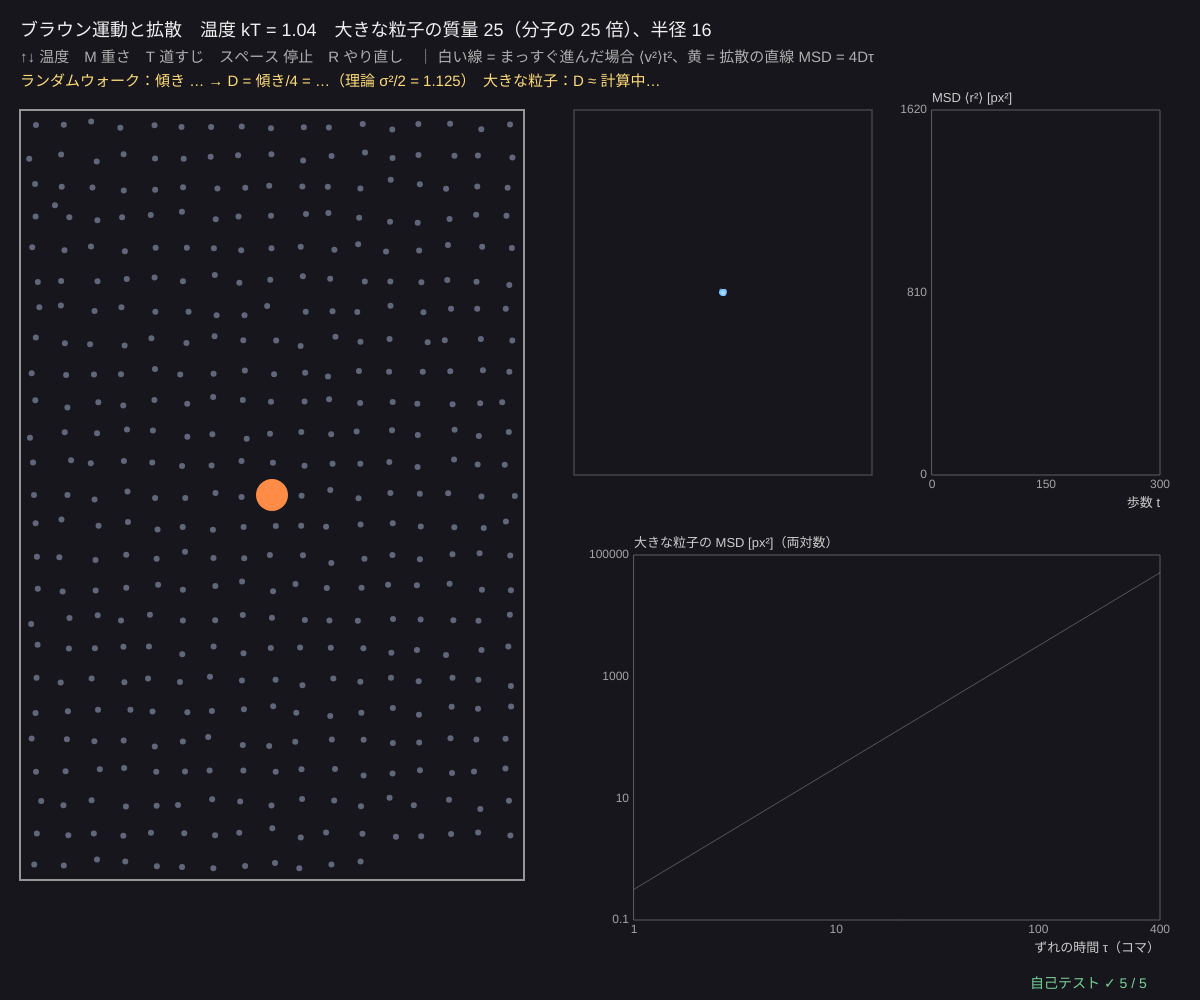
Frame 1 (no input)
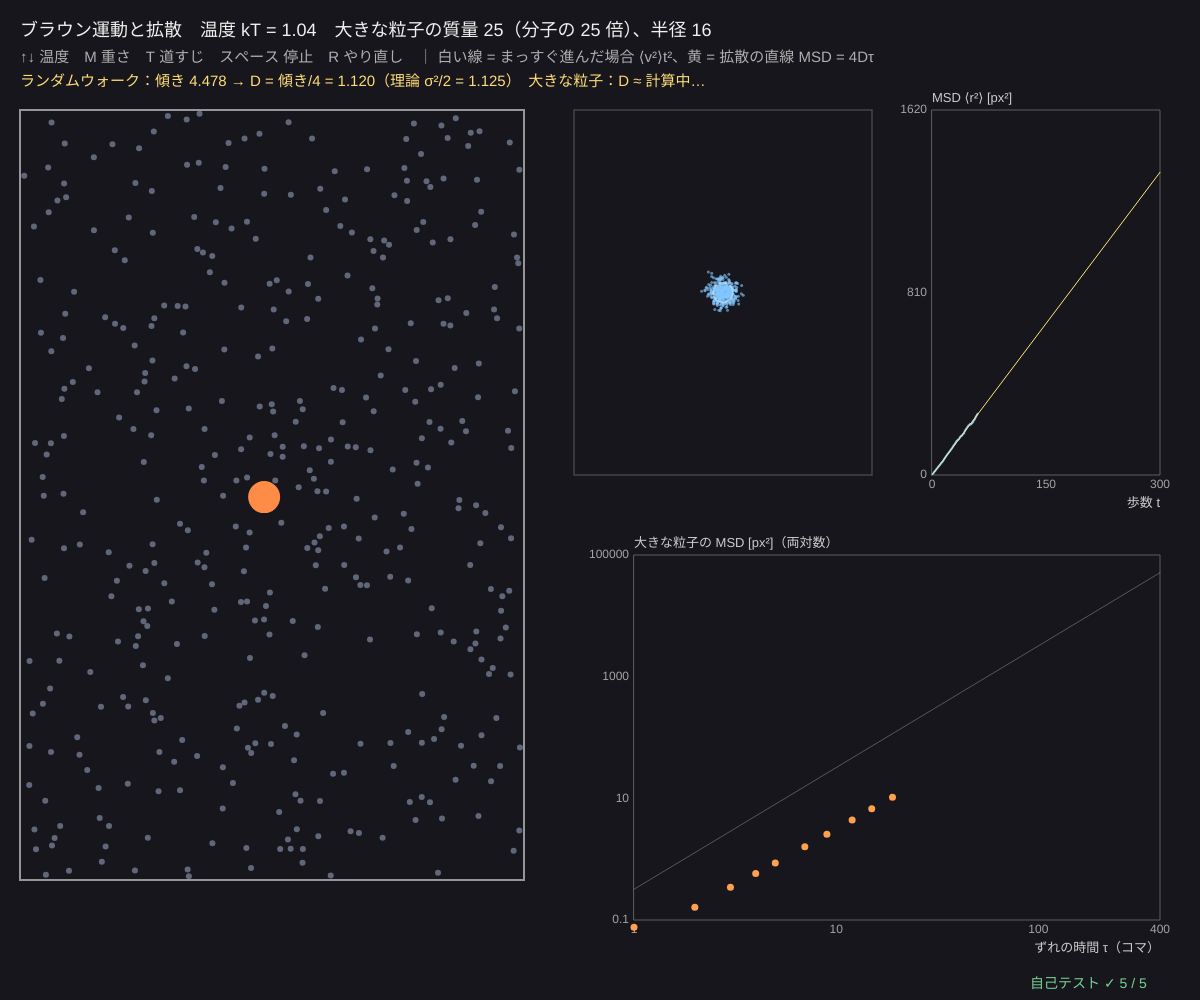
Frame 60 (no input)
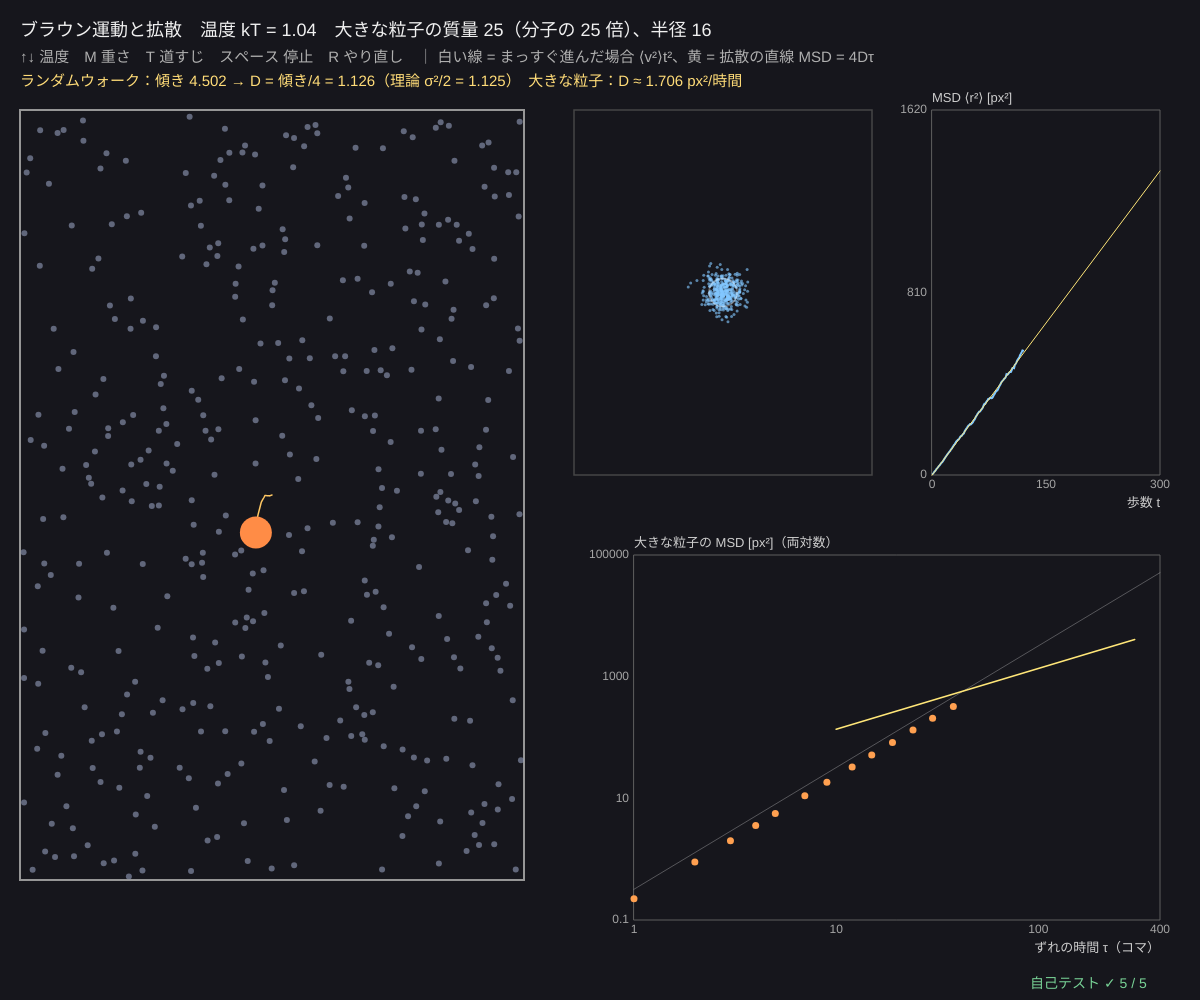
Frame 120 (the mouse pressed at the canvas centre since frame 60)

The p5.js sketch that drew these frames (run headless with seeded random() and noise() and a simulated clock; from frame 60 on, the mouse is pressed at the canvas centre):

// p5.js sketch
// ── sketch.js
// ============================================
// 13 ブラウン運動と拡散 ─ 大きな粒子が、見えない小さな分子に押されてふらつく
// 左：大きな円板（花粉の粒のつもり）と、たくさんの小さな分子の剛体円板シミュレーション。大きな粒子の道すじを記録
// 右：ランダムウォーク（毎回ランダムな向きに 1 歩）400 人。平均二乗変位 MSD = ⟨r²⟩ は時間に比例：MSD = 2dDt（d = 2 次元）
// 直線を当てはめて拡散係数 D を求める。大きな粒子の MSD も、短い時間は t²（まっすぐ進む）、長い時間は t（拡散）
// ↑↓ 温度 / M 大きな粒子の重さ / T 道すじ表示 / スペース 一時停止 / R やり直し
// ============================================

const N_SMALL = 420;                   // ★ 小さな分子の数
const R_SMALL = 3, R_BIG = 16;         // ★ 半径
const MASSES = [5, 25, 100];           // ★ 大きな粒子の質量（小さな分子 = 1）
const WALK_SIGMA = 1.5;                // ★ ランダムウォークの 1 歩の大きさ（各方向の標準偏差 px）
const N_WALK = 400;
let gas, big, massIdx = 1, paused = false, trail = true, path = [], walkers, walkT = 0, wmsd = [], kT = 1;

function setup() { createCanvas(windowWidth, windowHeight); selfTest(); resetAll(); }
function resetAll() {
  seedRng(13);
  gas = makeBrown(N_SMALL, Math.floor(width * 0.42), height - 230, MASSES[massIdx], kT);
  big = gas.n - 1; path = [];
  walkers = new Float64Array(2 * N_WALK); walkT = 0; wmsd = [];
}
function makeBrown(n, W, H, M, t) {
  let g = makeGas(n + 1, W, H, R_SMALL, t, 1);
  let b = n; g.r[b] = R_BIG; g.m[b] = M; g.x[b] = W / 2; g.y[b] = H / 2; g.vx[b] = 0; g.vy[b] = 0;
  for (let i = 0; i < n; i++) if (Math.hypot(g.x[i] - W / 2, g.y[i] - H / 2) < R_BIG + R_SMALL + 1) { g.x[i] = 10 + rnd() * 30; g.y[i] = 10 + rnd() * (H - 20); }   // 重なった分子はどける
  gasCells(g); return g;
}
// 平均二乗変位：道すじ pts（一定時間ごと）から、ずれ lag ごとの ⟨|r(t + lag) − r(t)|²⟩
function msdOfPath(pts, lag) { let s = 0, c = 0; for (let k = 0; k + lag < pts.length; k++) { s += (pts[k + lag][0] - pts[k][0]) ** 2 + (pts[k + lag][1] - pts[k][1]) ** 2; c++; } return c ? s / c : 0; }
function fitLine(xs, ys) { let n = xs.length, sx = 0, sy = 0, sxx = 0, sxy = 0; for (let k = 0; k < n; k++) { sx += xs[k]; sy += ys[k]; sxx += xs[k] ** 2; sxy += xs[k] * ys[k]; } let d = n * sxx - sx * sx; if (n < 2 || d === 0) return null; let b = (n * sxy - sx * sy) / d; return { a: (sy - b * sx) / n, b }; }
function walkStep(w, sg) { for (let k = 0; k < w.length; k++) w[k] += sg * rndNormal(); }
function walkMSD(w) { let s = 0; for (let k = 0; k < w.length; k += 2) s += w[k] ** 2 + w[k + 1] ** 2; return s / (w.length / 2); }

function draw() {
  background(22, 22, 28);
  if (!paused) {
    gasAdvance(gas, 2);
    path.push([gas.x[big], gas.y[big]]); if (path.length > 1500) path.shift();
    walkStep(walkers, WALK_SIGMA); walkT++; wmsd.push(walkMSD(walkers));
    if (walkT >= 300) { walkers.fill(0); walkT = 0; wmsd = []; }
  }
  // ---- 分子の箱
  let bx = 20, by = 110;
  noFill(); stroke(150); strokeWeight(2); rect(bx, by, gas.W, gas.H);
  noStroke(); fill(150, 160, 190, 150);
  for (let i = 0; i < big; i++) circle(bx + gas.x[i], by + gas.y[i], 2 * R_SMALL);
  if (trail) { stroke(255, 200, 100); strokeWeight(1.5); polyline(path.map((p) => [bx + p[0], by + p[1]])); }
  noStroke(); fill(255, 140, 70); circle(bx + gas.x[big], by + gas.y[big], 2 * R_BIG);

  // ---- ランダムウォーク
  let wx = bx + gas.W + 50, ww = width - wx - 30, wh = (height - 270) / 2, cx = wx + ww * 0.25, cy = by + wh / 2;
  noFill(); stroke(70); rect(wx, by, ww * 0.5, wh);
  noStroke(); fill(130, 200, 255, 160);
  for (let k = 0; k < walkers.length; k += 2) { let x = cx + walkers[k] * 0.6, y = cy + walkers[k + 1] * 0.6; if (Math.abs(x - cx) < ww * 0.25 && Math.abs(y - cy) < wh / 2) circle(x, y, 3); }
  noFill(); stroke(255, 255, 255, 90); circle(cx, cy, 2 * Math.sqrt(walkMSD(walkers)) * 0.6);
  // MSD のグラフ（ランダムウォーク）
  let gw = { x: wx + ww * 0.5 + 60, y: by, w: ww * 0.5 - 70, h: wh, x0: 0, x1: 300, y0: 0, y1: 4 * 0.5 * WALK_SIGMA ** 2 * 300 * 1.2 };
  plotAxes(gw, '歩数 t', 'MSD ⟨r²⟩ [px²]', [0, 150, 300], [0, Math.round(gw.y1 / 2), Math.round(gw.y1)]);
  stroke(130, 200, 255); strokeWeight(2); polyline(wmsd.map((v, k) => [gX(gw, k + 1), gY(gw, v)]));
  let fw = wmsd.length > 10 ? fitLine(wmsd.map((_, k) => k + 1), wmsd) : null;
  if (fw) { stroke(255, 230, 120); strokeWeight(1); line(gX(gw, 0), gY(gw, fw.a), gX(gw, 300), gY(gw, fw.a + fw.b * 300)); }
  // MSD のグラフ（大きな粒子、両対数）
  let lags = [], ms = [];
  for (let lag = 1; lag < Math.min(400, path.length / 3); lag = Math.ceil(lag * 1.25)) { lags.push(lag); ms.push(msdOfPath(path, lag)); }
  let gb = { x: wx + 60, y: by + wh + 80, w: ww - 70, h: wh, x0: 1, x1: 400, y0: 0.1, y1: 1e5, logx: true, logy: true };
  plotAxes(gb, 'ずれの時間 τ（コマ）', '大きな粒子の MSD [px²]（両対数）', [1, 10, 100, 400], [0.1, 10, 1000, 1e5]);
  let v2 = (2 * kT) / MASSES[massIdx];   // 2 次元：⟨v²⟩ = 2kT/M、1 コマ = 時間 2
  stroke(255, 255, 255, 70); strokeWeight(1); polyline([1, 400].map((t) => [gX(gb, t), gY(gb, v2 * (2 * t) ** 2)]));
  noStroke(); fill(255, 160, 80); for (let k = 0; k < lags.length; k++) if (ms[k] > 0) circle(gX(gb, lags[k]), gY(gb, ms[k]), 7);
  let mid = lags.map((l, k) => [l, ms[k]]).filter((q) => q[0] >= 20 && q[0] <= 120 && q[1] > 0), fb = mid.length >= 3 ? fitLine(mid.map((q) => q[0]), mid.map((q) => q[1])) : null;
  if (fb && fb.b > 0) { stroke(255, 230, 120); strokeWeight(1.5); polyline([10, 300].map((t) => [gX(gb, t), gY(gb, Math.max(0.1, fb.b * t))])); }

  // ---- 文字
  noStroke(); fill(240); textSize(18); textAlign(LEFT, BASELINE);
  text('ブラウン運動と拡散　温度 kT = ' + gasTemp(gas).toFixed(2) + '　大きな粒子の質量 ' + MASSES[massIdx] + '（分子の ' + MASSES[massIdx] + ' 倍）、半径 ' + R_BIG, 20, 36);
  fill(175); textSize(15);
  text('↑↓ 温度　M 重さ　T 道すじ　スペース 停止　R やり直し　｜ 白い線 = まっすぐ進んだ場合 ⟨v²⟩t²、黄 = 拡散の直線 MSD = 4Dτ', 20, 62);
  fill(255, 220, 120);
  text('ランダムウォーク：傾き ' + (fw ? fw.b.toFixed(3) : '…') + ' → D = 傾き/4 = ' + (fw ? (fw.b / 4).toFixed(3) : '…') + '（理論 σ²/2 = ' + (WALK_SIGMA ** 2 / 2).toFixed(3) + '）　大きな粒子：D ≈ ' + (fb && fb.b > 0 ? (fb.b / 4 / 2).toFixed(3) + ' px²/時間' : '計算中…'), 20, 86);
  drawSelfTest(width - 170, height - 12);
}

function keyPressed() {
  if (key === UP_ARROW) { kT = Math.min(4, kT * 1.4); gasSetTemp(gas, kT); }
  if (key === DOWN_ARROW) { kT = Math.max(0.1, kT / 1.4); gasSetTemp(gas, kT); }
  if (key === 'm' || key === 'M') { massIdx = (massIdx + 1) % MASSES.length; resetAll(); }
  if (key === 't' || key === 'T') trail = !trail;
  if (key === ' ') paused = !paused;
  if (key === 'r' || key === 'R') resetAll();
  return false;
}

// ---- 自己テスト
function selfTest() {
  selfTestResults = [];
  seedRng(130);
  let g = makeGas(2, 100, 100, 3, 1, 1); g.r[1] = 16; g.m[1] = 25; gasCells(g);
  g.x[0] = 30; g.y[0] = 50; g.vx[0] = 2; g.vy[0] = 0.5; g.x[1] = 48; g.y[1] = 53; g.vx[1] = 0; g.vy[1] = 0;
  let e0 = gasKE(g), p0 = gasMomentum(g); gasCollide(g); let p1 = gasMomentum(g);
  check('分子（質量 1）が大きな粒子（25）にぶつかる：エネルギーと運動量が保存、大きな粒子が動き出す', near(gasKE(g), e0, 1e-12) && near(p1[0], p0[0], 1e-12) && near(p1[1], p0[1], 1e-12) && g.vx[1] > 0);
  let w = new Float64Array(2 * 2000), ts = [], ys = [];
  for (let t = 1; t <= 200; t++) { walkStep(w, 1); ts.push(t); ys.push(walkMSD(w)); }
  let f = fitLine(ts, ys);
  check('ランダムウォーク 2000 人 × 200 歩（σ = 1）：MSD = 2dDt、D = σ²/2 = 0.5（当てはめ D = ' + (f.b / 4).toFixed(3) + '、5%）', Math.abs(f.b / 4 / 0.5 - 1) < 0.05);
  let L = fitLine([1, 2, 3, 4], [3, 5, 7, 9]);
  check('最小二乗：y = 1 + 2x', near(L.a, 1, 1e-12) && near(L.b, 2, 1e-12));
  let q = makeGas(300, 240, 240, 3, 1, 1), n = q.n;
  for (let k = 0; k < 200; k++) gasStep(q, 0.5);
  let x0 = Float64Array.from(q.x), y0 = Float64Array.from(q.y), m = () => { let s = 0; for (let i = 0; i < n; i++) s += (q.x[i] - x0[i]) ** 2 + (q.y[i] - y0[i]) ** 2; return s / n; };
  let ms = {}, v2 = (2 * gasKE(q)) / n; for (let k = 1; k <= 200; k++) { gasStep(q, 0.5); if ([1, 2, 100, 200].includes(k)) ms[k] = m(); }
  check('分子の MSD：短い時間は t² で増え（比 ' + (ms[2] / ms[1]).toFixed(2) + ' ≈ 4）、長い時間は t（比 ' + (ms[200] / ms[100]).toFixed(2) + ' ≈ 2）', Math.abs(ms[2] / ms[1] - 4) < 0.3 && Math.abs(ms[200] / ms[100] - 2) < 0.35);
  check('衝突があるので、長い時間の MSD = ' + ms[200].toFixed(0) + ' は、まっすぐ進んだ場合 ⟨v²⟩t² = ' + (v2 * 100 * 100).toFixed(0) + ' よりずっと小さい', ms[200] < 0.3 * v2 * 100 * 100);
  reportSelfTest();
}

// ---------- やってみよう ----------
// 1. 大きな粒子の道すじを見よう。分子は小さくて速いのに、大きな粒子はゆっくりふらつく
// 2. 右下の両対数グラフ：短い τ では傾き 2（白い線に沿う）、長い τ では傾き 1 になる？
// 3. M で重くすると D はどう変わる？ ↑ で温度を上げると？（アインシュタインの関係 D = kT/γ）
// 4. ランダムウォークの WALK_SIGMA を 2 倍にすると D は何倍？
// 5. インクが水にじわじわ広がるのも同じ。広がりの半径は √t に比例する


// ==================================================
// ここから下は「熱力学の道具」（中身は読まなくても OK。消さないでね）
// ==================================================
// ---- 種つきの乱数（同じ種なら毎回同じ列）。シミュレーションと自己テストで使う
let rngState = 1;
function seedRng(s) { rngState = (s >>> 0) || 1; }
function rnd() {                       // 0〜1 の一様乱数（mulberry32）
  rngState = (rngState + 0x6d2b79f5) >>> 0;
  let t = rngState;
  t = Math.imul(t ^ (t >>> 15), t | 1);
  t ^= t + Math.imul(t ^ (t >>> 7), t | 61);
  return ((t ^ (t >>> 14)) >>> 0) / 4294967296;
}
function rndNormal() { let u = 1 - rnd(), v = rnd(); return Math.sqrt(-2 * Math.log(u)) * Math.cos(2 * Math.PI * v); }   // 標準正規分布
function clampv(v, a, b) { return v < a ? a : v > b ? b : v; }
// ---- 剛体円板の気体（2 次元、換算単位 k = 1）。粒子どうしは弾性衝突、壁ではね返る
// 近くのペアだけ調べる「セルリスト」：箱をマス目に分け、同じマスととなりのマスの粒子とだけ比べる
function makeGas(n, W, H, r, kT, m) {
  let g = { n, W, H, wallX: W, wallU: 0, wallMin: 4 * r, x: new Float64Array(n), y: new Float64Array(n), vx: new Float64Array(n), vy: new Float64Array(n),
    r: new Float64Array(n).fill(r), m: new Float64Array(n).fill(m || 1), imp: 0, impX: 0, meterT: 0, time: 0, onHit: null, barrier: null, big: [] };
  let cols = Math.max(1, Math.ceil(Math.sqrt((n * W) / H))), rows = Math.ceil(n / cols);
  for (let i = 0; i < n; i++) {        // 格子に少しずらして並べる（重ならない）
    g.x[i] = ((i % cols) + 0.5 + 0.2 * (rnd() - 0.5)) * (W / cols); g.y[i] = (Math.floor(i / cols) + 0.5 + 0.2 * (rnd() - 0.5)) * (H / rows);
    let s = Math.sqrt(kT / g.m[i]); g.vx[i] = s * rndNormal(); g.vy[i] = s * rndNormal();
  }
  gasCells(g); return g;
}
function gasCells(g) {                 // マス目の大きさ = ふつうの粒子の直径の最大（大きな粒子は別あつかい）
  let rs = 0; g.big = [];
  for (let i = 0; i < g.n; i++) { if (g.r[i] > 2 * g.r[0]) g.big.push(i); else rs = Math.max(rs, g.r[i]); }
  g.cs = 2 * rs + 1e-9; g.nx = Math.max(1, Math.floor(g.W / g.cs)); g.ny = Math.max(1, Math.floor(g.H / g.cs));
  g.head = new Int32Array(g.nx * g.ny); g.next = new Int32Array(g.n); g.isBig = new Uint8Array(g.n); for (let b of g.big) g.isBig[b] = 1;
}
function gasPair(g, i, j) {            // 重なっていて近づいている 2 粒子を弾性衝突させる（運動量とエネルギーを保存）
  let dx = g.x[j] - g.x[i], dy = g.y[j] - g.y[i], R = g.r[i] + g.r[j], d2 = dx * dx + dy * dy;
  if (d2 >= R * R || d2 === 0) return;
  let d = Math.sqrt(d2), nx = dx / d, ny = dy / d, mi = g.m[i], mj = g.m[j];
  let vn = (g.vx[i] - g.vx[j]) * nx + (g.vy[i] - g.vy[j]) * ny;
  if (vn > 0) { let J = ((2 * mi * mj) / (mi + mj)) * vn; g.vx[i] -= (J / mi) * nx; g.vy[i] -= (J / mi) * ny; g.vx[j] += (J / mj) * nx; g.vy[j] += (J / mj) * ny; }
  let ov = R - d, wi = mj / (mi + mj), wj = mi / (mi + mj);   // 重なりを押しもどす（速度は変えない）
  g.x[i] -= nx * ov * wi; g.y[i] -= ny * ov * wi; g.x[j] += nx * ov * wj; g.y[j] += ny * ov * wj;
}
function gasCollide(g) {
  let { nx, ny, cs, head, next } = g; head.fill(-1);
  for (let i = 0; i < g.n; i++) {
    if (g.isBig[i]) continue;
    let c = clampv(Math.floor(g.x[i] / cs), 0, nx - 1) + nx * clampv(Math.floor(g.y[i] / cs), 0, ny - 1);
    next[i] = head[c]; head[c] = i;
  }
  for (let cy = 0; cy < ny; cy++) for (let cx = 0; cx < nx; cx++) {
    for (let i = head[cx + nx * cy]; i >= 0; i = next[i]) {
      for (let j = next[i]; j >= 0; j = next[j]) gasPair(g, i, j);          // 同じマス
      for (let [ox, oy] of NEIGH) {                                         // となりのマス（半分だけ = 二重に数えない）
        let ax = cx + ox, ay = cy + oy; if (ax < 0 || ax >= nx || ay >= ny) continue;
        for (let j = head[ax + nx * ay]; j >= 0; j = next[j]) gasPair(g, i, j);
      }
    }
  }
  for (let b of g.big) for (let j = 0; j < g.n; j++) if (j !== b) gasPair(g, b, j);
}
const NEIGH = [[1, 0], [-1, 1], [0, 1], [1, 1]];
function gasWalls(g, i, xOld) {        // 壁ではね返る。壁が受けた力積（運動量の変化）を数えて圧力にする
  let ri = g.r[i], mi = g.m[i], xr = g.wallX - ri, hit = 0;
  if (g.x[i] < ri) { g.x[i] = Math.min(2 * ri - g.x[i], xr); if (g.vx[i] < 0) { hit = -2 * g.vx[i]; g.vx[i] = -g.vx[i]; } }
  if (g.x[i] > xr) {                   // 右の壁はピストン（速さ wallU で動く。動く壁ではね返ると気体は仕事をする / される）
    g.x[i] = Math.max(2 * xr - g.x[i], ri);
    if (g.vx[i] > g.wallU) { let nv = 2 * g.wallU - g.vx[i]; hit = g.vx[i] - nv; g.impX += mi * hit; g.vx[i] = nv; }
  }
  if (g.y[i] < ri) { g.y[i] = Math.min(2 * ri - g.y[i], g.H - ri); if (g.vy[i] < 0) { hit = -2 * g.vy[i]; g.vy[i] = -g.vy[i]; } }
  if (g.y[i] > g.H - ri) { g.y[i] = Math.max(2 * (g.H - ri) - g.y[i], ri); if (g.vy[i] > 0) { hit = 2 * g.vy[i]; g.vy[i] = -g.vy[i]; } }
  if (hit > 0) { g.imp += mi * hit; if (g.onHit) g.onHit(i, hit / 2); }
  if (g.barrier) g.barrier(g, i, xOld);
}
function gasStep(g, dt) {
  g.wallX = clampv(g.wallX + g.wallU * dt, g.wallMin, g.W);
  for (let i = 0; i < g.n; i++) { let xo = g.x[i]; g.x[i] += g.vx[i] * dt; g.y[i] += g.vy[i] * dt; gasWalls(g, i, xo); }
  gasCollide(g); if (g.after) g.after(g);
  g.time += dt; g.meterT += dt;
}
// 1 コマ分（時間 tt）を進める。いちばん速い粒子でも 1 回に半径の 1/3 しか動かないように細かく分ける
function gasAdvance(g, tt) {
  let v2 = 0, rmin = Infinity;
  for (let i = 0; i < g.n; i++) { v2 = Math.max(v2, g.vx[i] * g.vx[i] + g.vy[i] * g.vy[i]); rmin = Math.min(rmin, g.r[i]); }
  let nsub = clampv(Math.ceil(((Math.sqrt(v2) + Math.abs(g.wallU)) * tt) / (0.33 * rmin)), 1, 60);
  for (let k = 0; k < nsub; k++) gasStep(g, tt / nsub);
}
function gasKE(g) { let e = 0; for (let i = 0; i < g.n; i++) e += 0.5 * g.m[i] * (g.vx[i] * g.vx[i] + g.vy[i] * g.vy[i]); return e; }
function gasTemp(g) { return gasKE(g) / Math.max(1, g.n); }                 // 2 次元：平均運動エネルギー ⟨½mv²⟩ = kT
function gasMomentum(g) { let px = 0, py = 0; for (let i = 0; i < g.n; i++) { px += g.m[i] * g.vx[i]; py += g.m[i] * g.vy[i]; } return [px, py]; }
function gasSetTemp(g, kT) { let f = Math.sqrt(clampv(kT, 1e-6, 1e6) / Math.max(1e-12, gasTemp(g))); for (let i = 0; i < g.n; i++) { g.vx[i] *= f; g.vy[i] *= f; } }
function gasPressure(g) { return g.imp / Math.max(1e-9, 2 * (g.wallX + g.H) * g.meterT); }   // 力積 ÷（壁の長さ × 時間）
function gasResetMeter(g) { g.imp = 0; g.impX = 0; g.meterT = 0; }
function mb2d(v, kT, m) { m = m || 1; return ((m * v) / kT) * Math.exp((-m * v * v) / (2 * kT)); }   // 2 次元のマクスウェル-ボルツマン分布（速さ）
// ---- グラフの道具：g = { x, y, w, h, x0, x1, y0, y1, logx, logy }
function gX(g, v) { let t = g.logx ? (Math.log(v) - Math.log(g.x0)) / (Math.log(g.x1) - Math.log(g.x0)) : (v - g.x0) / (g.x1 - g.x0); return g.x + clampv(t, -0.02, 1.02) * g.w; }
function gY(g, v) { let t = g.logy ? (Math.log(v) - Math.log(g.y0)) / (Math.log(g.y1) - Math.log(g.y0)) : (v - g.y0) / (g.y1 - g.y0); return g.y + g.h - clampv(t, -0.02, 1.02) * g.h; }
function plotAxes(g, xl, yl, xt, yt) {
  stroke(95); strokeWeight(1); noFill(); rect(g.x, g.y, g.w, g.h);
  noStroke(); fill(165); textSize(12); textAlign(CENTER, TOP);
  for (let v of xt) text(+v.toPrecision(3), gX(g, v), g.y + g.h + 4);
  textAlign(RIGHT, CENTER);
  for (let v of yt) text(+v.toPrecision(3), g.x - 5, gY(g, v));
  textAlign(LEFT, BASELINE); fill(205); textSize(13);
  text(xl, g.x + g.w - textWidth(xl), g.y + g.h + 32); text(yl, g.x, g.y - 8);
}
function polyline(pts) {               // 点が 2 つ以上あるときだけ折れ線を描く
  if (pts.length < 2) return;
  noFill(); beginShape(); for (let p of pts) vertex(p[0], p[1]); endShape();
}
// ---- 自己テストの道具
let selfTestResults = [];
function check(name, cond) { selfTestResults.push({ name, ok: !!cond }); }
function near(a, b, tol) { return a !== null && a !== undefined && isFinite(a) && Math.abs(a - b) <= (tol === undefined ? 1e-9 : tol); }
function reportSelfTest() { for (let r of selfTestResults) (r.ok ? console.log : console.error)((r.ok ? '✓ ' : '✗ ') + r.name); }
function selfTestLine() { let n = selfTestResults.filter((r) => r.ok).length; return '自己テスト ' + (n === selfTestResults.length ? '✓ ' : '✗ ') + n + ' / ' + selfTestResults.length; }
function drawSelfTest(x, y) { noStroke(); fill(selfTestResults.every((r) => r.ok) ? color(120, 210, 150) : color(255, 90, 90)); textSize(14); textAlign(LEFT, BASELINE); text(selfTestLine(), x, y); }
